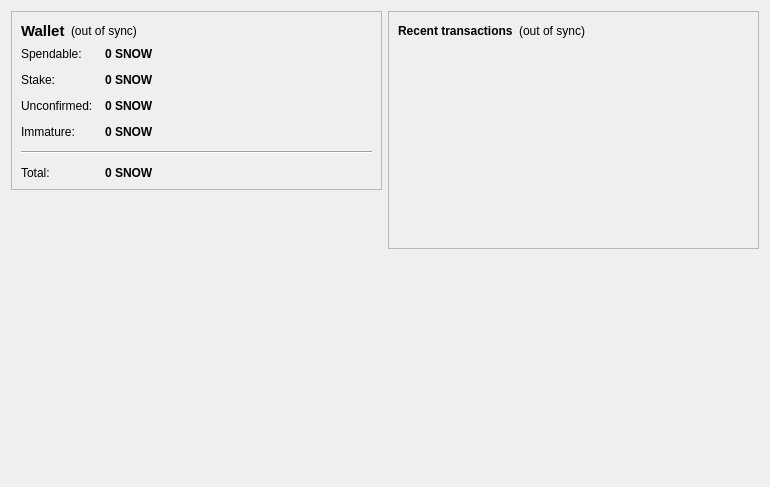
<?xml version="1.0" encoding="UTF-8"?>
<ui version="4.0">
 <class>OverviewPage</class>
 <widget class="QWidget" name="OverviewPage">
  <property name="geometry">
   <rect>
    <x>0</x>
    <y>0</y>
    <width>770</width>
    <height>487</height>
   </rect>
  </property>
  <property name="windowTitle">
   <string>Form</string>
  </property>
  <layout class="QHBoxLayout" name="horizontalLayout" stretch="1,1">
   <item>
    <layout class="QVBoxLayout" name="verticalLayout_2">
     <item>
      <widget class="QFrame" name="frame">
       <property name="frameShape">
        <enum>QFrame::StyledPanel</enum>
       </property>
       <property name="frameShadow">
        <enum>QFrame::Raised</enum>
       </property>
       <layout class="QVBoxLayout" name="verticalLayout_4">
        <item>
         <layout class="QHBoxLayout" name="horizontalLayout_4">
          <item>
           <widget class="QLabel" name="label_5">
            <property name="font">
             <font>
              <pointsize>11</pointsize>
              <weight>75</weight>
              <bold>true</bold>
             </font>
            </property>
            <property name="text">
             <string>Wallet</string>
            </property>
           </widget>
          </item>
          <item>
           <widget class="QLabel" name="labelWalletStatus">
            <property name="toolTip">
             <string>The displayed information may be out of date. Your wallet automatically synchronizes with the snowcoin network after a connection is established, but this process has not completed yet.</string>
            </property>
            <property name="styleSheet">
             <string notr="true"/>
            </property>
            <property name="text">
             <string notr="true">(out of sync)</string>
            </property>
            <property name="alignment">
             <set>Qt::AlignLeading|Qt::AlignLeft|Qt::AlignVCenter</set>
            </property>
           </widget>
          </item>
          <item>
           <spacer name="horizontalSpacer_2">
            <property name="orientation">
             <enum>Qt::Horizontal</enum>
            </property>
            <property name="sizeHint" stdset="0">
             <size>
              <width>40</width>
              <height>20</height>
             </size>
            </property>
           </spacer>
          </item>
         </layout>
        </item>
        <item>
         <layout class="QFormLayout" name="formLayout_2">
          <property name="fieldGrowthPolicy">
           <enum>QFormLayout::AllNonFixedFieldsGrow</enum>
          </property>
          <property name="horizontalSpacing">
           <number>12</number>
          </property>
          <property name="verticalSpacing">
           <number>12</number>
          </property>
          <item row="0" column="0">
           <widget class="QLabel" name="label">
            <property name="text">
             <string>Spendable:</string>
            </property>
           </widget>
          </item>
          <item row="0" column="1">
           <widget class="QLabel" name="labelBalance">
            <property name="font">
             <font>
              <weight>75</weight>
              <bold>true</bold>
             </font>
            </property>
            <property name="cursor">
             <cursorShape>IBeamCursor</cursorShape>
            </property>
            <property name="toolTip">
             <string>Your current spendable balance</string>
            </property>
            <property name="text">
             <string notr="true">0 SNOW</string>
            </property>
            <property name="textInteractionFlags">
             <set>Qt::LinksAccessibleByMouse|Qt::TextSelectableByKeyboard|Qt::TextSelectableByMouse</set>
            </property>
           </widget>
          </item>
          <item row="1" column="0">
           <widget class="QLabel" name="label_6">
            <property name="text">
             <string>Stake:</string>
            </property>
           </widget>
          </item>
          <item row="1" column="1">
           <widget class="QLabel" name="labelStake">
            <property name="font">
             <font>
              <weight>75</weight>
              <bold>true</bold>
             </font>
            </property>
            <property name="cursor">
             <cursorShape>IBeamCursor</cursorShape>
            </property>
            <property name="toolTip">
             <string>Total of coins that was staked, and do not yet count toward the current balance</string>
            </property>
            <property name="text">
             <string notr="true">0 SNOW</string>
            </property>
            <property name="textInteractionFlags">
             <set>Qt::LinksAccessibleByMouse|Qt::TextSelectableByKeyboard|Qt::TextSelectableByMouse</set>
            </property>
           </widget>
          </item>
          <item row="2" column="0">
           <widget class="QLabel" name="label_3">
            <property name="text">
             <string>Unconfirmed:</string>
            </property>
           </widget>
          </item>
          <item row="2" column="1">
           <widget class="QLabel" name="labelUnconfirmed">
            <property name="font">
             <font>
              <weight>75</weight>
              <bold>true</bold>
             </font>
            </property>
            <property name="cursor">
             <cursorShape>IBeamCursor</cursorShape>
            </property>
            <property name="toolTip">
             <string>Total of transactions that have yet to be confirmed, and do not yet count toward the current balance</string>
            </property>
            <property name="text">
             <string notr="true">0 SNOW</string>
            </property>
            <property name="textInteractionFlags">
             <set>Qt::LinksAccessibleByMouse|Qt::TextSelectableByKeyboard|Qt::TextSelectableByMouse</set>
            </property>
           </widget>
          </item>
          <item row="3" column="0">
           <widget class="QLabel" name="labelImmatureText">
            <property name="text">
             <string>Immature:</string>
            </property>
           </widget>
          </item>
          <item row="3" column="1">
           <widget class="QLabel" name="labelImmature">
            <property name="font">
             <font>
              <weight>75</weight>
              <bold>true</bold>
             </font>
            </property>
            <property name="toolTip">
             <string>Mined balance that has not yet matured</string>
            </property>
            <property name="text">
             <string notr="true">0 SNOW</string>
            </property>
            <property name="textInteractionFlags">
             <set>Qt::LinksAccessibleByMouse|Qt::TextSelectableByKeyboard|Qt::TextSelectableByMouse</set>
            </property>
           </widget>
          </item>
          <item row="4" column="0" colspan="2">
           <widget class="Line" name="line">
            <property name="orientation">
             <enum>Qt::Horizontal</enum>
            </property>
           </widget>
          </item>
          <item row="5" column="0">
           <widget class="QLabel" name="labelTotalText">
            <property name="text">
             <string>Total:</string>
            </property>
           </widget>
          </item>
          <item row="5" column="1">
           <widget class="QLabel" name="labelTotal">
            <property name="font">
             <font>
              <weight>75</weight>
              <bold>true</bold>
             </font>
            </property>
            <property name="cursor">
             <cursorShape>IBeamCursor</cursorShape>
            </property>
            <property name="toolTip">
             <string>Your current total balance</string>
            </property>
            <property name="text">
             <string notr="true">0 SNOW</string>
            </property>
            <property name="textInteractionFlags">
             <set>Qt::LinksAccessibleByMouse|Qt::TextSelectableByKeyboard|Qt::TextSelectableByMouse</set>
            </property>
           </widget>
          </item>
         </layout>
        </item>
       </layout>
      </widget>
     </item>
     <item>
      <spacer name="verticalSpacer">
       <property name="orientation">
        <enum>Qt::Vertical</enum>
       </property>
       <property name="sizeHint" stdset="0">
        <size>
         <width>20</width>
         <height>40</height>
        </size>
       </property>
      </spacer>
     </item>
     <item>
      <widget class="QLabel" name="label_2">
       <property name="autoFillBackground">
        <bool>true</bool>
       </property>
       <property name="text">
        <string/>
       </property>
       <property name="pixmap">
        <pixmap resource="../bitcoin.qrc">:/icons/mastbg</pixmap>
       </property>
       <property name="scaledContents">
        <bool>false</bool>
       </property>
       <property name="alignment">
        <set>Qt::AlignCenter</set>
       </property>
       <property name="margin">
        <number>0</number>
       </property>
      </widget>
     </item>
    </layout>
   </item>
   <item>
    <layout class="QVBoxLayout" name="verticalLayout_3">
     <item>
      <widget class="QFrame" name="frame_2">
       <property name="frameShape">
        <enum>QFrame::StyledPanel</enum>
       </property>
       <property name="frameShadow">
        <enum>QFrame::Raised</enum>
       </property>
       <layout class="QVBoxLayout" name="verticalLayout">
        <item>
         <layout class="QHBoxLayout" name="horizontalLayout_2">
          <item>
           <widget class="QLabel" name="label_4">
            <property name="text">
             <string>&lt;b&gt;Recent transactions&lt;/b&gt;</string>
            </property>
           </widget>
          </item>
          <item>
           <widget class="QLabel" name="labelTransactionsStatus">
            <property name="toolTip">
             <string>The displayed information may be out of date. Your wallet automatically synchronizes with the snowcoin network after a connection is established, but this process has not completed yet.</string>
            </property>
            <property name="styleSheet">
             <string notr="true"/>
            </property>
            <property name="text">
             <string notr="true">(out of sync)</string>
            </property>
            <property name="alignment">
             <set>Qt::AlignRight|Qt::AlignTrailing|Qt::AlignVCenter</set>
            </property>
           </widget>
          </item>
          <item>
           <spacer name="horizontalSpacer">
            <property name="orientation">
             <enum>Qt::Horizontal</enum>
            </property>
            <property name="sizeHint" stdset="0">
             <size>
              <width>40</width>
              <height>20</height>
             </size>
            </property>
           </spacer>
          </item>
         </layout>
        </item>
        <item>
         <widget class="QListView" name="listTransactions">
          <property name="styleSheet">
           <string notr="true">QListView { background: transparent; }</string>
          </property>
          <property name="frameShape">
           <enum>QFrame::NoFrame</enum>
          </property>
          <property name="verticalScrollBarPolicy">
           <enum>Qt::ScrollBarAlwaysOff</enum>
          </property>
          <property name="horizontalScrollBarPolicy">
           <enum>Qt::ScrollBarAlwaysOff</enum>
          </property>
          <property name="selectionMode">
           <enum>QAbstractItemView::NoSelection</enum>
          </property>
         </widget>
        </item>
       </layout>
      </widget>
     </item>
     <item>
      <spacer name="verticalSpacer_2">
       <property name="orientation">
        <enum>Qt::Vertical</enum>
       </property>
       <property name="sizeHint" stdset="0">
        <size>
         <width>20</width>
         <height>40</height>
        </size>
       </property>
      </spacer>
     </item>
    </layout>
   </item>
  </layout>
 </widget>
 <resources>
  <include location="../bitcoin.qrc"/>
 </resources>
 <connections/>
</ui>
